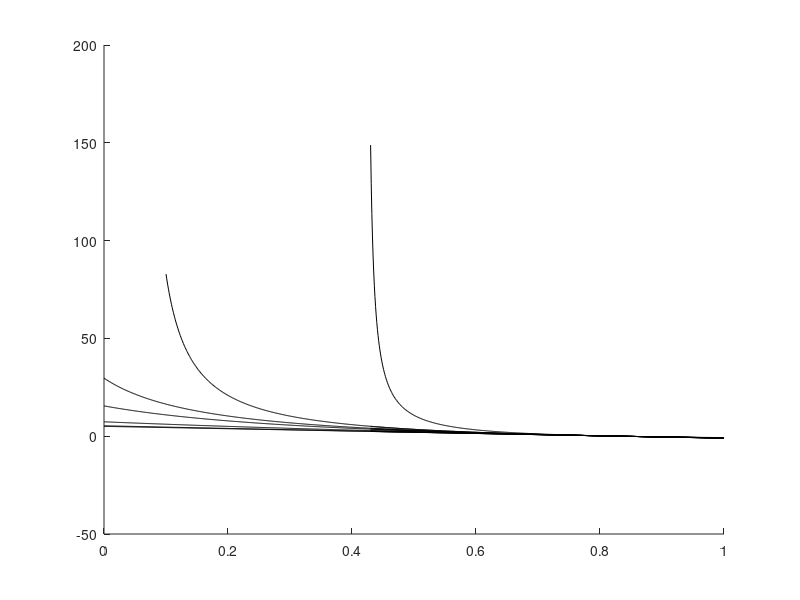

This figure's MATLAB source: (Note: this script raises an error after producing the figure.)
clear all
clc

d1=1;
d0=1;
R0=6;
z1=0.97;

z0=0:0.001:1;
z00=0.1:0.001:1;
z000=0.43:0.001:1;
u0vec=[0.001,0.01,0.05,0.1,0.12,0.15,0.25];

for i=1:5
    u0=u0vec(i);
    numer=d1*(d1*R0*(1-z0)-d0)*(R0*(1-z1)-1);
    denom=u0/(1-u0)*(d1*R0*(1-z0)-d0)+d1*(R0*(1-z1)-1);
    kappatau0=numer./denom;
    hold on; plot(z0,kappatau0,'k')
end

for i=6
    u0=u0vec(i);
    numer=d1*(d1*R0*(1-z00)-d0)*(R0*(1-z1)-1);
    denom=u0/(1-u0)*(d1*R0*(1-z00)-d0)+d1*(R0*(1-z1)-1);
    kappatau0=numer./denom;
    hold on; plot(z00,kappatau0,'k')
end
for i=1:7
    u0=u0vec(i);
    numer=d1*(d1*R0*(1-z000)-d0)*(R0*(1-z1)-1);
    denom=u0/(1-u0)*(d1*R0*(1-z000)-d0)+d1*(R0*(1-z1)-1);
    kappatau0=numer./denom;
    hold on; plot(z000,kappatau0,'k')
end

gtext({'u_0=0.001';'u_0=0.01';'u_0=0.05';'u_0=0.1';'u_0=0.12';'u_0=0.15';'u_0=0.25'})

axis([0,1,0,35])
xlabel('Effectiveness of ART in the drug sancturies (z_0)')
ylabel('Rate cells traffic out of sanctuaries (\kappa\tau_0)')